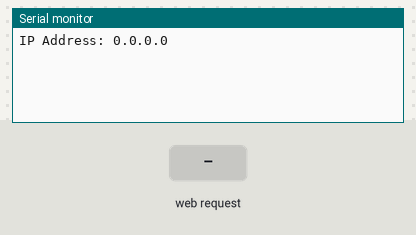
This sketch was run on a simulated ESP8266 (NodeMCU). Shown: the last lines printed to the serial monitor. Inputs (shaded band) come from the test bench.

Above: at 1.2 s.
1.3 s: HTTP request GET /update received
At 2.5 s:
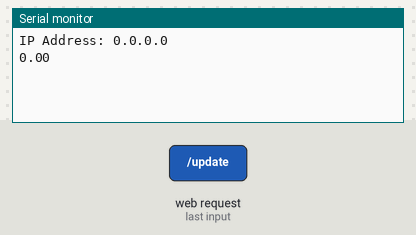
2.8 s: HTTP request GET /update?value=1 received
At 3.8 s:
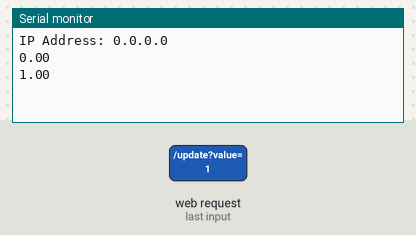

The sketch:

Server.ino
```cpp
#include <ESP8266WiFi.h>
#include <ESP8266WebServer.h>

char * ssid_ap = "ESP8266_SSID";
char * password_ap = "tenonezero";

IPAddress ip(192,168,11,4);
IPAddress gateway(192,168,11,1);
IPAddress subnet(255,255,255,0);

ESP8266WebServer server;

float sensor_value = 10.0;

void setup() {

  // put your setup code here, to run once:
  Serial.begin(115200);
  WiFi.mode(WIFI_AP);
  WiFi.softAPConfig(ip,gateway,subnet);
  WiFi.softAP(ssid_ap,password_ap);

  Serial.println();
  Serial.print("IP Address: ");Serial.println(WiFi.localIP());

  server.on("/",handleIndex);
  server.on("/update",handleUpdate);
  server.begin();
}

void handleIndex()
{
  server.send(200,"text/plain",String(sensor_value));
}

void handleUpdate()
{
  sensor_value = server.arg("value").toFloat();
  Serial.println(sensor_value);
  server.send(200,"text/plain","Updated");
}

void loop() {
  // put your main code here, to run repeatedly:
server.handleClient();
}
```

Measured:
- after the input at 1.3 s, the serial monitor: prints a new line at once (image 1)
- after the input at 2.8 s, the serial monitor: prints a new line at once (image 2)
